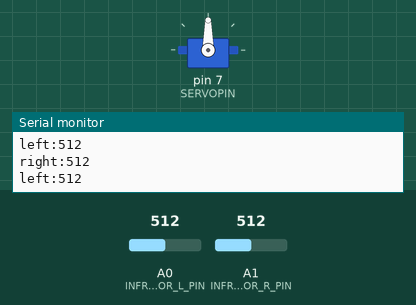
Bench run of a sketch on a simulated Arduino Uno, built with avr-gcc and run on an emulated ATmega328P. Parts: servo, the last lines printed to the serial monitor. The inputs (shaded band) are chosen by the test bench; at power-on: A0 (INFRA_SENSOR_L_PIN) = 512, A1 (INFRA_SENSOR_R_PIN) = 512.

Above: at 2.8 s.
2.9 s: A0 (INFRA_SENSOR_L_PIN) set to 500
At 6.43 s:
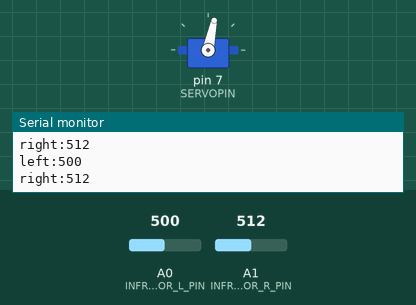
At 7.5 s:
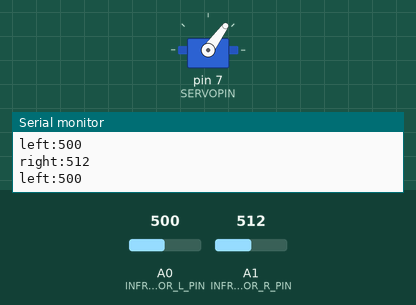
8.1 s: A0 (INFRA_SENSOR_L_PIN) set to 140
At 12.0 s:
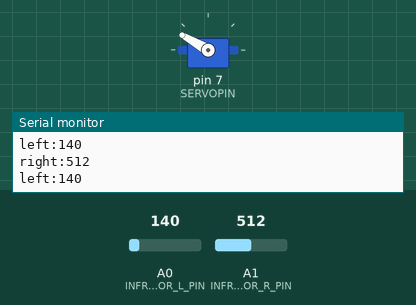
12.8 s: A1 (INFRA_SENSOR_R_PIN) set to 650
16.6 s: A1 (INFRA_SENSOR_R_PIN) set to 676
At 22.5 s:
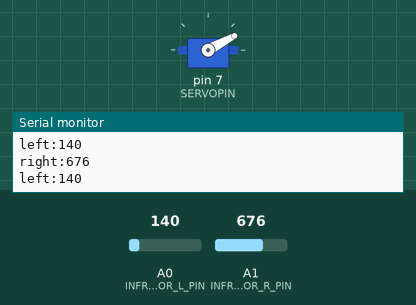
22.8 s: A0 (INFRA_SENSOR_L_PIN) set to 160
29.0 s: A1 (INFRA_SENSOR_R_PIN) set to 511
Timing chart, 0 to 35.5 s (numbered marks = the images above; inputs shaded):
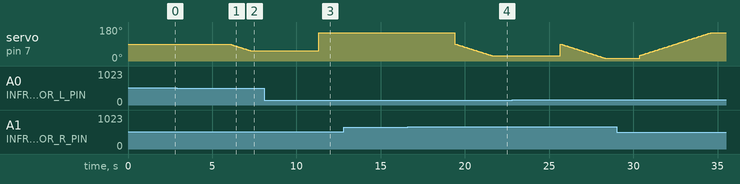

The sketch:

servo_pid_infrasensor_analog_control_register_bit_change.ino
```cpp
//레지스터와 비트변환을 통해 적외선 센서값 받아오는 코드
//아날로그 핀을 사용하는 경우
//서보모터용으로 개별적인 아두이노 우노를 사용하는 경우


#include <Servo.h> //라이브러리 추가

//pin
#define SERVOPIN 7
#define INFRA_SENSOR_L_PIN A0
#define INFRA_SENSOR_R_PIN A1

#define RIGHT_MAX_ANGLE 150 //서보 오른쪽 최대값
#define LEFT_MAX_ANGLE 30 // 서보 왼쪽 최대값

Servo motor_servo; // Servo 클래스로 motor_servo 객체 생성
int first_angle = 90; //각도 조절 변수, 초기값을 직진 값으로 설정
//PID variable
double integral = 0.0;
double pre_error = 0.0;
double deriavative = 0.0;
double proportional =0.0;
long prevT = 0;
char present_position;

void init_ADC(){
  //Voltage reference 설정 Vcc로
  ADMUX |= (0<<REFS1) | (1<<REFS0);

  //ADC데이터 오른쪽 정렬
  ADMUX |= (0<<ADLAR);

  //아날로그 채널 선택(A0핀의 경우)
  //ADMUX |= (0<<MUX3) | (0<<MUX2) | (0<<MUX1) | (0<<MUX0);

  //아날로그 채널 선택(A1핀의 경우)
  //ADMUX |= (0<<MUX3) | (0<<MUX2) | (0<<MUX1) | (1<<MUX0);

  //ADC Enable 역할
  ADCSRA |= (1<<ADEN);

  //Prescaler을 128로 설정
  ADCSRA |= (1<<ADPS2) | (1<<ADPS1) | (1<<ADPS0);

}

//int 형식으로도 써도 되는지 확인하기
int readADC_L() {
  //left와 right를 구분하기 위해서 이 구문 꼭 넣어줘야함
  //ADMUX의 나머지 비트는 그대로 두고 마지막 비트를 0으로 초기화 해주는 구문
  ADMUX &= ~(1<<MUX0);
  //아날로그 채널 선택(A0핀의 경우)
  ADMUX |= (0<<MUX3) | (0<<MUX2) | (0<<MUX1) | (0<<MUX0);

  // ADC 변환 시작
  ADCSRA |= (1 << ADSC);

  // 변환이 끝날 때 까지 확인하는 while반복문
  while (ADCSRA & (1 << ADSC));

  // 변환 결과 반환
  return ADC;
}

int readADC_R() {
  //left와 right를 구분하기 위해서 이 구문 꼭 넣어줘야함
  //ADMUX의 나머지 비트는 그대로 두고 마지막 비트를 0으로 초기화 해주는 구문
  ADMUX &= ~(1<<MUX0);
  //아날로그 채널 선택(A1핀의 경우)
  ADMUX |= (0<<MUX3) | (0<<MUX2) | (0<<MUX1) | (1<<MUX0);

  // ADC 변환 시작
  ADCSRA |= (1 << ADSC);

  // 변환이 끝날 때 까지 확인하는 while반복문
  while (ADCSRA & (1 << ADSC));

  // 변환 결과 반환
  return ADC;
}


int comparator(int sensor_left, int sensor_right){
    if(sensor_left > sensor_right){
        if(sensor_left > 500){
            return LEFT_MAX_ANGLE;//왼쪽
        }
    }
    else if(sensor_left < sensor_right){
        if(sensor_right > 500){
            return RIGHT_MAX_ANGLE;//오른쪽
        }
    }
     else{
        return (RIGHT_MAX_ANGLE + LEFT_MAX_ANGLE)/2;//직진
    }
}


void setup() {
    pinMode(SERVOPIN, OUTPUT);
    motor_servo.attach(SERVOPIN);
    Serial.begin(9600);
    pinMode(INFRA_SENSOR_L_PIN, INPUT);
    pinMode(INFRA_SENSOR_R_PIN, INPUT);
    motor_servo.write(first_angle);
    init_ADC();
    present_position = 'C';
}

void loop() {
    int servo_angle;
    double error = 0; //이거 뺄지 말지 정하기 누적되면 빼야함
    float kp=0.3;
    float ki=0.15;
    float kd=0.05;

    long currT = millis();

    //만약 차량이 움직이기 시작하면 (가속도 센서 값 여기에 붙이면 좋을 듯)
    int infra_sensor_value_L = readADC_L();
    Serial.print("left:");
    Serial.println(infra_sensor_value_L);
    delay(1000);
    int infra_sensor_value_R = readADC_R();
    Serial.print("right:");
    Serial.println(infra_sensor_value_R);
    delay(1000);
    int aver_sensor_value = (infra_sensor_value_L + infra_sensor_value_R)/2;

    servo_angle = comparator(infra_sensor_value_L,infra_sensor_value_R);

    if (aver_sensor_value>400){//완전히 선이 정중앙에 있을 때 측정값 넣어서 바꾸기(320->400)
        error = aver_sensor_value - 400;//(320->400)
        double dt = (double)(currT - prevT)/1000.0;
        proportional = error;
        integral = integral + error*dt;
        double derivative = (error-pre_error)/dt;
        int output = (int)((kp*proportional) + (ki*integral)+(kd*derivative));//아래 자리 버리기(int)
        if (servo_angle == LEFT_MAX_ANGLE)
            //motor_servo.write(servo_angle+output);//실험해서 바꾸기
            if(present_position == 'R'){
              present_position = RtoL(servo_angle+output);
            }
            else{
              present_position = CtoL(servo_angle+output);
            }
        else if (servo_angle == RIGHT_MAX_ANGLE)
            //motor_servo.write(servo_angle-output);//실험해서 바꾸기
            if(present_position == 'L'){
              present_position = LtoR(servo_angle-output);
            }
            else{
              present_position = CtoL(servo_angle-output);
            }

        else
            //motor_servo.write(servo_angle);
            if(present_position == 'L'){
              present_position = LtoC(servo_angle);
            }
            else if(present_position == 'R'){
              present_position = RtoC(servo_angle);
            }
            else{
              present_position = CtoC(servo_angle);
            }
    }
    else{
        //motor_servo.write(servo_angle); //servo_angle 값을 통해 서보모터 회전
        if(present_position == 'L'){
              present_position = LtoC(servo_angle);
            }
            else if(present_position == 'R'){
              present_position = RtoC(servo_angle);
            }
            else{
              present_position = CtoC(servo_angle);
            }

    }
    //for next loop
    pre_error = error;
    prevT = currT;
}

//모터 조절 함수 생성(큰 값을 파라미터로 했을 때 모터가 한 번에 안 돌아가므로 다음과 같이 해줘야함)
char CtoR(int angle){
  for(int servo_angle=90; servo_angle<=angle; servo_angle += 2){
    motor_servo.write(servo_angle);
    delay(70); //0.5초간 대기
  }
  return 'R';
}

char LtoR(int angle){
  for(int servo_angle=30; servo_angle<=angle; servo_angle += 2){
    motor_servo.write(servo_angle);
    delay(70); //0.5초간 대기
  }
  return 'R';
}

char CtoL(int angle){
  for(int servo_angle=90; servo_angle>=angle; servo_angle -= 2){
    motor_servo.write(servo_angle);
    delay(70); //0.5초간 대기
  }
  return 'L';
}

char RtoL(int angle){
  for(int servo_angle=150; servo_angle>=angle; servo_angle -= 2){
    motor_servo.write(servo_angle);
    delay(70); //0.5초간 대기
  }
  return 'L';
}

char RtoC(int angle){
  for(int servo_angle=150; servo_angle>=angle; servo_angle -= 2){
    motor_servo.write(servo_angle);
    delay(70); //0.5초간 대기
  }
  return 'C';
}

char LtoC(int angle){
  for(int servo_angle=30; servo_angle<=angle; servo_angle += 2){
    motor_servo.write(servo_angle);
    delay(70); //0.5초간 대기
  }
  return 'C';
}

char CtoC(int angle){
  motor_servo.write(angle);
  return 'C';
}
```

Measured:
- the behaviour switches between 512 and 511 on A0 (INFRA_SENSOR_L_PIN) (found by bisection; images 0 and 1)
- the behaviour switches between 661 and 662 on A1 (INFRA_SENSOR_R_PIN) (found by bisection; images 3 and 4)
- after the input at 2.9 s, servo on pin 7 (SERVOPIN): moves from 90° to 54° over 1.2 s, starting after 3.2 s
- after the input at 16.6 s, servo on pin 7 (SERVOPIN): moves from 150° to 28° over 2.2 s, starting after 2.8 s
